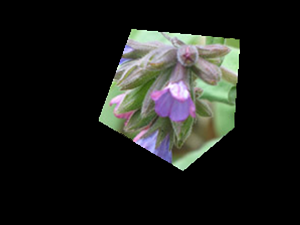
%> input picture template.png, 300 x 225 px
$ octave main.m   (GNU Octave 9; MATLAB toolbox functions it lacks are replaced by stand-ins)
%> lines starting %> are read from the running program, lines starting %| are printed output that depends on the picture
% CV Final Project
% Junwei Jason Zhang, Jian Jiang
% Dept. of Computer Science, SUNY-Stony Brook
% Efficient MRF Deformation Model for Non-Rigid Image Matching

% Read in Images and turn them into gray scale Images
originTemplateImage = double(imread('template.png'));		% Template Image
originTarget1 = double(imread('target1.png'));	% Target Images
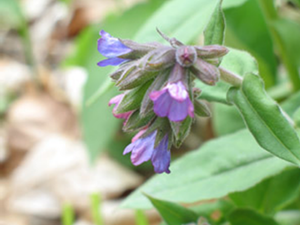
%> input picture target1.png, 300 x 225 px
originTarget2 = double(imread('target2.png'));
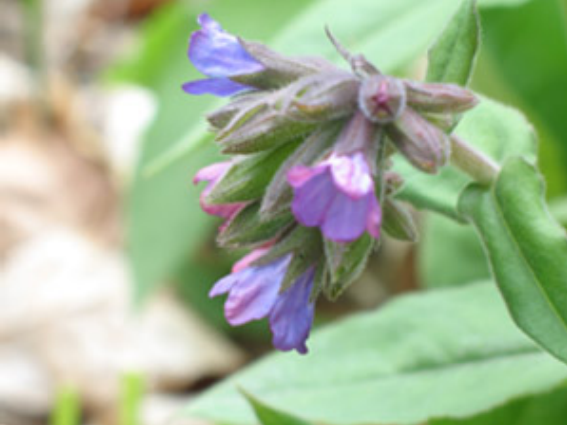
%> input picture target2.png, 567 x 425 px
originTarget3 = double(imread('target3.png'));
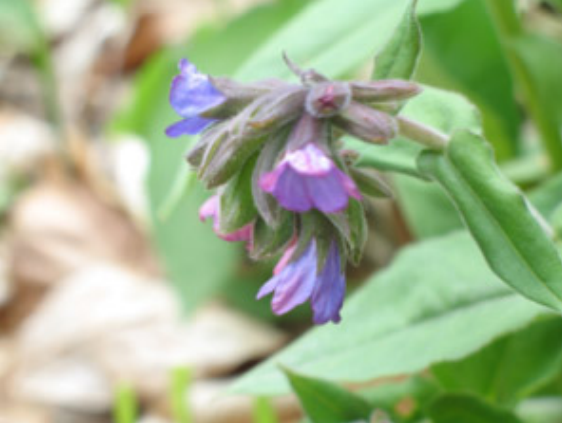
%> input picture target3.png, 562 x 423 px

% Turn them into gray scale Images
templateImage = rgb2gray(originTemplateImage);
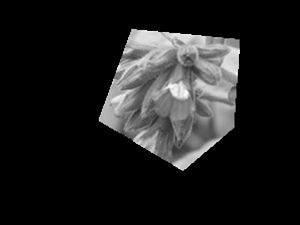
%> templateImage: size 225x300 double; min 0, max 254.1, mean 30.4
target1 = rgb2gray(originTarget1);
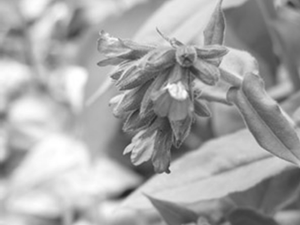
%> target1: size 225x300 double; min 36.44, max 255, mean 166.8
target2 = rgb2gray(originTarget2);
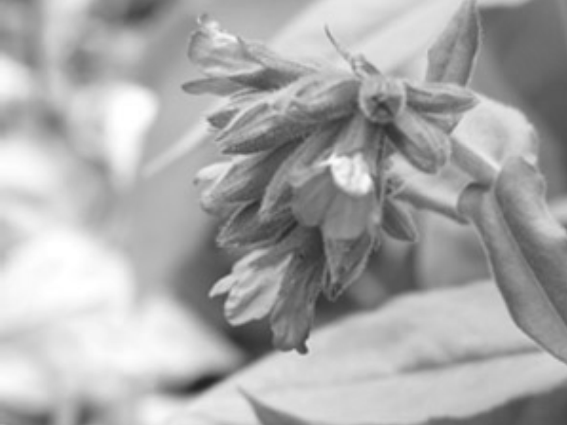
%> target2: size 425x567 double; min 36.77, max 255, mean 170
target3 = rgb2gray(originTarget3);
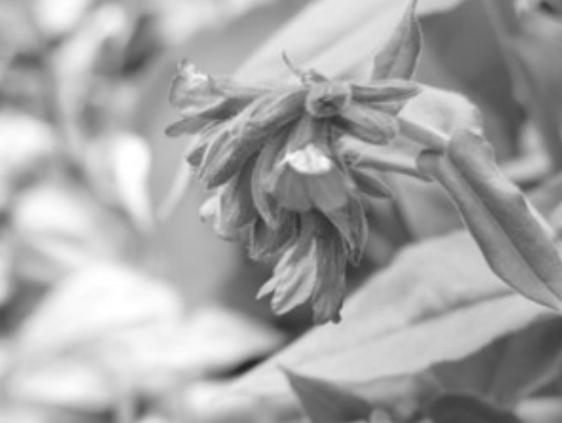
%> target3: size 423x562 double; min 37.63, max 255, mean 166.9
